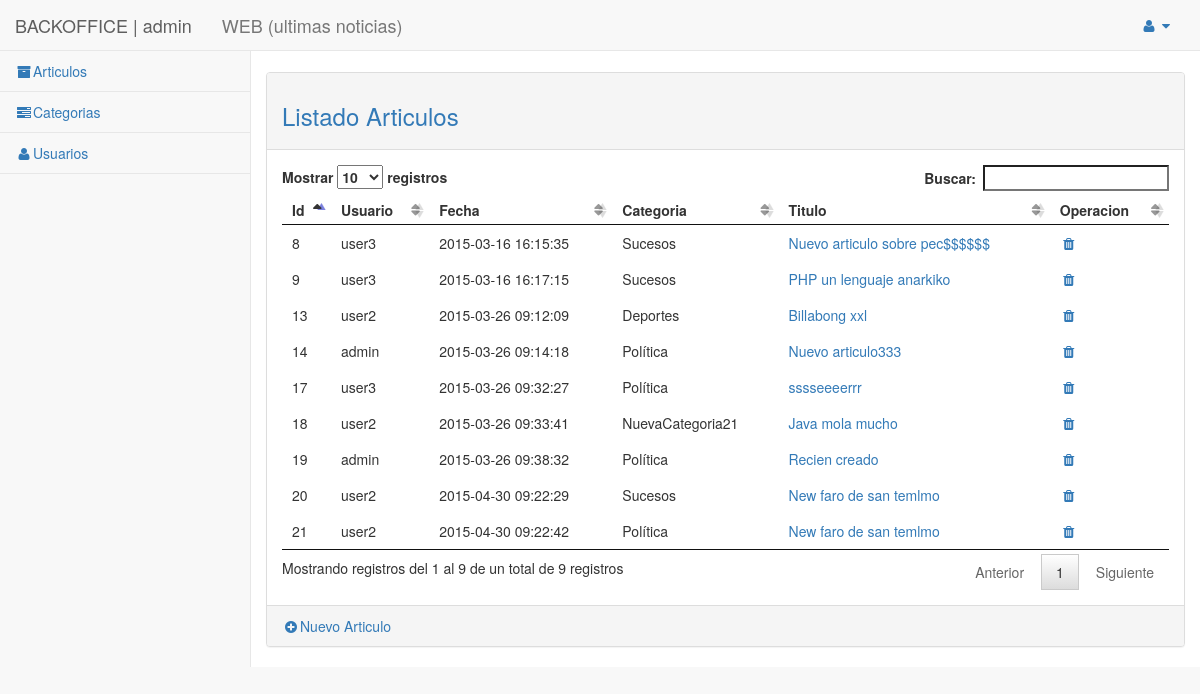
The page /backoffice/articulo/controlador.php (signed in) on the database its author committed.
### tables this page shows
CREATE TABLE IF NOT EXISTS `articulo` (
  `id` int(11) NOT NULL AUTO_INCREMENT,
  `fecha` timestamp NULL DEFAULT CURRENT_TIMESTAMP COMMENT 'fecha del artículo',
  `titulo` varchar(250) NOT NULL DEFAULT 'Sin titulo' COMMENT 'título del articulo',
  `contenido` text NOT NULL,
  `id_usuario` int(11) NOT NULL,
  `id_categoria` int(11) NOT NULL,
  `foto` varchar(535) NOT NULL,
  PRIMARY KEY (`id`),
  KEY `id_usuario` (`id_usuario`),
  KEY `id_categoria` (`id_categoria`)
);

CREATE TABLE IF NOT EXISTS `usuario` (
  `id` int(11) NOT NULL AUTO_INCREMENT,
  `email` varchar(250) NOT NULL,
  `password` varchar(50) NOT NULL,
  `nombre` varchar(250) NOT NULL,
  `rol` int(1) NOT NULL DEFAULT '1' COMMENT '0=Administrador  1=usuario',
  PRIMARY KEY (`id`),
  UNIQUE KEY `email` (`email`)
);

CREATE TABLE IF NOT EXISTS `categoria` (
  `id` int(11) NOT NULL AUTO_INCREMENT,
  `fecha` timestamp NULL DEFAULT CURRENT_TIMESTAMP,
  `titulo` varchar(250) NOT NULL DEFAULT 'Sin titulo',
  PRIMARY KEY (`id`)
);

### core/Database.php (called while the page is built, shortened)
<?php
class Database{
	private $db_host = "localhost";
	private $db_user = "root";
	private $db_pass = "";
	private $db_name = "mb15";
	private $con = false;
	private $result = array();
	public function connect(){
		if(!$this->con){
			$myconn = @mysql_connect($this->db_host,$this->db_user,$this->db_pass);
            if($myconn){
            	$seldb = @mysql_select_db($this->db_name,$myconn);
                if($seldb){
                	$this->con = true;
                    return true;
                }else{
                	array_push($this->result,mysql_error());
                    return false;
                }
            }else{
            	array_push($this->result,mysql_error());
                return false;
            }
        }else{
            return true;
        }
	}
    public function disconnect(){
    	if($this->con){
    		if(@mysql_close()){
    			$this->con = false;
				return true;
			}else{
				return false;
			}
		}
    }
	public function sql($sql){
		$query = @mysql_query($sql);
		if($query){
			$this->numResults = mysql_num_rows($query);
			for($i = 0; $i < $this->numResults; $i++){
				$r = mysql_fetch_array($query);
               	$key = array_keys($r);
               	for($x = 0; $x < count($key); $x++){
                   	if(!is_int($key[$x])){
                   		if(mysql_num_rows($query) >= 1){
                   			$this->result[$i][$key[$x]] = $r[$key[$x]];
						}else{
							$this->result = null;
						}
					}
				}
			}
			return true;
		}else{
			array_push($this->result,mysql_error());
			return false;
		}
	}
    public function getResult(){
        $val = $this->result;
        $this->result = array();
        return $val;
    }
}

### backoffice/articulo/modelo.php (called while the page is built, shortened)
<?php
	function getArticulos( $limit=10 , $id_usuario=null, $id_categoria=null){
		$sql = "SELECT a.id , a.titulo, id_usuario, c.titulo as categoria, u.nombre , a.fecha, a.contenido,  foto FROM `articulo` as a , `usuario` as u, `categoria` as c WHERE a.id_usuario = u.id and a.id_categoria = c.id ORDER BY fecha DESC";
		$db = new Database();
		$db->connect();
		$where = '';
		$db->sql( $sql.$where );
		$res = $db->getResult();
		return $res;
	}
?>

### backoffice/articulo/vista.php (the view)
<?php require '../../html/backoffice/head.php'; ?>
<div id="page-wrapper">
    <div class="row">
        <div class="col-lg-12">
         </div>
     </div>
     <div class="row">
            <br>
            <div class="panel panel-default">
                <div class="panel-heading">
                     <h3 class="text-primary">Listado Articulos</h3>
                </div>
                <div class="panel-body">
					<table id="tabla">
					<thead>
						<tr>
							<th>Id</th>
							<th>Usuario</th>
							<th>Fecha</th>
							<th>Categoria</th>
							<th>Titulo</th>
							<th>Operacion</th>
						</tr>
					</thead>
					    <?php foreach($articulos as $articulo): ?>
					    <tr>
					    	<td><?php echo $articulo['id']?></td>
					    	<td><?php echo $articulo['nombre']?></td>
					        <td><?php echo $articulo['fecha']?></td>
					        <td><?php echo $articulo['categoria']?></td>
					        <td>
					        	<a href="<?php echo(CONTROLLER_ARTICULO);?>?op=<?php echo(OP_DETALLE);?>&id=<?php echo $articulo['id']?>" >
					        		<?php echo $articulo['titulo']?>
					        	</a>
					        </td>
					        <td>
					        	<a href="<?php echo(CONTROLLER_ARTICULO);?>?id=<?php echo $articulo['id']?>&op=<?php echo(OP_ELIMINAR);?>"
					        	   title="Eliminar articulo"><i class="fa fa-trash fa-fw"></i></a>
					        </td>
					    </tr>
					<?php endforeach;?>
					</table>
				</div>
                <div class="panel-footer">
                    <a href="<?php echo(CONTROLLER_ARTICULO);?>?op=<?php echo(OP_DETALLE);?>"><i class="fa fa-plus-circle fa-fw"></i>Nuevo Articulo</a>
                 </div>
            </div>
		</div>
</div>
<?php require '../../html/backoffice/footer.php'; ?>

### html/backoffice/css/sb-admin-2.css (style rules this page uses)
body { background-color: #f8f8f8; }
#page-wrapper { padding: 0 15px; min-height: 568px; background-color: #fff; }
@media (min-width:768px) { #page-wrapper { position: inherit; margin: 0 0 0 250px; padding: 0 30px; border-left: 1px solid #e7e7e7; } }
table.dataTable thead .sorting, table.dataTable thead .sorting_asc, table.dataTable thead .sorting_desc, table.dataTable thead .sorting_asc_disabled, table.dataTable thead .sorting_desc_disabled { background: 0 0; }
table.dataTable thead .sorting_asc:after { content: "\f0de"; float: right; font-family: fontawesome; }
table.dataTable thead .sorting:after { content: "\f0dc"; float: right; font-family: fontawesome; color: rgba(50,50,50,.5); }

### rows shown on the page
articulo: id "21", id_usuario.nombre "user2", fecha "2015-04-30 09:22:42", id_categoria.titulo "Política", titulo "New faro de san temlmo"
articulo: id "20", id_usuario.nombre "user2", fecha "2015-04-30 09:22:29", id_categoria.titulo "Sucesos", titulo "New faro de san temlmo"
articulo: id "19", id_usuario.nombre "admin", fecha "2015-03-26 09:38:32", id_categoria.titulo "Política", titulo "Recien creado"
articulo: id "18", id_usuario.nombre "user2", fecha "2015-03-26 09:33:41", id_categoria.titulo "NuevaCategoria21", titulo "Java mola mucho"
articulo: id "17", id_usuario.nombre "user3", fecha "2015-03-26 09:32:27", id_categoria.titulo "Política", titulo "sssseeeerrr"
articulo: id "14", id_usuario.nombre "admin", fecha "2015-03-26 09:14:18", id_categoria.titulo "Política", titulo "Nuevo articulo333"
articulo: id "13", id_usuario.nombre "user2", fecha "2015-03-26 09:12:09", id_categoria.titulo "Deportes", titulo "Billabong xxl"
articulo: id "9", id_usuario.nombre "user3", fecha "2015-03-16 16:17:15", id_categoria.titulo "Sucesos", titulo "PHP un lenguaje anarkiko"
articulo: id "8", id_usuario.nombre "user3", fecha "2015-03-16 16:15:35", id_categoria.titulo "Sucesos", titulo "Nuevo articulo sobre pec$$$$$$"

### other values the page prints
$perfil['nombre'] "admin"
